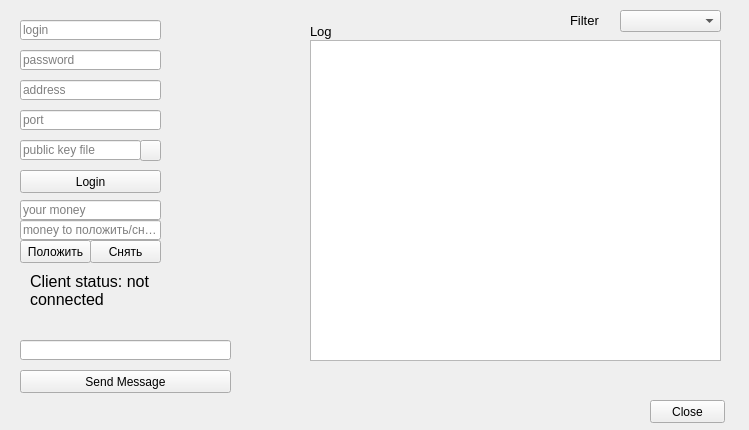
<?xml version="1.0" encoding="UTF-8"?>
<ui version="4.0">
 <class>MainWindow</class>
 <widget class="QMainWindow" name="MainWindow">
  <property name="geometry">
   <rect>
    <x>0</x>
    <y>0</y>
    <width>749</width>
    <height>430</height>
   </rect>
  </property>
  <property name="minimumSize">
   <size>
    <width>749</width>
    <height>430</height>
   </size>
  </property>
  <property name="maximumSize">
   <size>
    <width>749</width>
    <height>430</height>
   </size>
  </property>
  <property name="windowTitle">
   <string>Bank system client application</string>
  </property>
  <property name="windowIcon">
   <iconset resource="icons.qrc">
    <normaloff>:/icons/mainWindow.ico</normaloff>:/icons/mainWindow.ico</iconset>
  </property>
  <widget class="QWidget" name="centralWidget">
   <widget class="QLineEdit" name="eLogin">
    <property name="geometry">
     <rect>
      <x>20</x>
      <y>20</y>
      <width>141</width>
      <height>20</height>
     </rect>
    </property>
    <property name="toolTip">
     <string>enter here your login</string>
    </property>
    <property name="placeholderText">
     <string extracomment="enter here your login">login</string>
    </property>
   </widget>
   <widget class="QLineEdit" name="ePassword">
    <property name="geometry">
     <rect>
      <x>20</x>
      <y>50</y>
      <width>141</width>
      <height>20</height>
     </rect>
    </property>
    <property name="toolTip">
     <string>Enter here your password</string>
    </property>
    <property name="echoMode">
     <enum>QLineEdit::Password</enum>
    </property>
    <property name="placeholderText">
     <string extracomment="Enter here your password">password</string>
    </property>
   </widget>
   <widget class="QLineEdit" name="eAddress">
    <property name="geometry">
     <rect>
      <x>20</x>
      <y>80</y>
      <width>141</width>
      <height>20</height>
     </rect>
    </property>
    <property name="toolTip">
     <string>Enter internet address of server here</string>
    </property>
    <property name="placeholderText">
     <string extracomment="Enter internet address of server here">address</string>
    </property>
   </widget>
   <widget class="QLineEdit" name="ePort">
    <property name="geometry">
     <rect>
      <x>20</x>
      <y>110</y>
      <width>141</width>
      <height>20</height>
     </rect>
    </property>
    <property name="toolTip">
     <string>Enter port of server here</string>
    </property>
    <property name="inputMethodHints">
     <set>Qt::ImhDigitsOnly</set>
    </property>
    <property name="placeholderText">
     <string>port</string>
    </property>
   </widget>
   <widget class="QLineEdit" name="ePubkeyPath">
    <property name="geometry">
     <rect>
      <x>20</x>
      <y>140</y>
      <width>121</width>
      <height>20</height>
     </rect>
    </property>
    <property name="toolTip">
     <string>click button on the right to choose file</string>
    </property>
    <property name="placeholderText">
     <string>public key file</string>
    </property>
   </widget>
   <widget class="QPushButton" name="bOpenPubkeyFile">
    <property name="enabled">
     <bool>true</bool>
    </property>
    <property name="geometry">
     <rect>
      <x>140</x>
      <y>140</y>
      <width>21</width>
      <height>21</height>
     </rect>
    </property>
    <property name="font">
     <font>
      <pointsize>6</pointsize>
     </font>
    </property>
    <property name="text">
     <string notr="true"/>
    </property>
    <property name="icon">
     <iconset resource="icons.qrc">
      <normaloff>:/icons/RSAPublicKeyPath.ico</normaloff>:/icons/RSAPublicKeyPath.ico</iconset>
    </property>
   </widget>
   <widget class="QTextBrowser" name="logBrowser">
    <property name="geometry">
     <rect>
      <x>310</x>
      <y>40</y>
      <width>411</width>
      <height>321</height>
     </rect>
    </property>
   </widget>
   <widget class="QLabel" name="lLog">
    <property name="geometry">
     <rect>
      <x>310</x>
      <y>21</y>
      <width>46</width>
      <height>20</height>
     </rect>
    </property>
    <property name="font">
     <font>
      <pointsize>10</pointsize>
     </font>
    </property>
    <property name="text">
     <string>Log</string>
    </property>
   </widget>
   <widget class="QPushButton" name="bLogin">
    <property name="geometry">
     <rect>
      <x>20</x>
      <y>170</y>
      <width>141</width>
      <height>23</height>
     </rect>
    </property>
    <property name="text">
     <string>Login</string>
    </property>
   </widget>
   <widget class="QPushButton" name="bAdd">
    <property name="geometry">
     <rect>
      <x>20</x>
      <y>240</y>
      <width>71</width>
      <height>23</height>
     </rect>
    </property>
    <property name="text">
     <string>Положить</string>
    </property>
   </widget>
   <widget class="QPushButton" name="bSub">
    <property name="geometry">
     <rect>
      <x>90</x>
      <y>240</y>
      <width>71</width>
      <height>23</height>
     </rect>
    </property>
    <property name="text">
     <string>Снять</string>
    </property>
   </widget>
   <widget class="QLineEdit" name="eAccount">
    <property name="geometry">
     <rect>
      <x>20</x>
      <y>200</y>
      <width>141</width>
      <height>20</height>
     </rect>
    </property>
    <property name="readOnly">
     <bool>true</bool>
    </property>
    <property name="placeholderText">
     <string>your money</string>
    </property>
   </widget>
   <widget class="QLineEdit" name="eMoney">
    <property name="geometry">
     <rect>
      <x>20</x>
      <y>220</y>
      <width>141</width>
      <height>20</height>
     </rect>
    </property>
    <property name="placeholderText">
     <string>money to положить/снять</string>
    </property>
   </widget>
   <widget class="QPushButton" name="pClose">
    <property name="geometry">
     <rect>
      <x>650</x>
      <y>400</y>
      <width>75</width>
      <height>23</height>
     </rect>
    </property>
    <property name="text">
     <string>Close</string>
    </property>
   </widget>
   <widget class="QComboBox" name="cbFilter">
    <property name="geometry">
     <rect>
      <x>620</x>
      <y>10</y>
      <width>101</width>
      <height>22</height>
     </rect>
    </property>
    <property name="currentText">
     <string/>
    </property>
    <property name="currentIndex">
     <number>-1</number>
    </property>
    <property name="insertPolicy">
     <enum>QComboBox::NoInsert</enum>
    </property>
   </widget>
   <widget class="QLabel" name="lFilterLabel">
    <property name="geometry">
     <rect>
      <x>570</x>
      <y>10</y>
      <width>41</width>
      <height>20</height>
     </rect>
    </property>
    <property name="font">
     <font>
      <pointsize>10</pointsize>
     </font>
    </property>
    <property name="text">
     <string>Filter</string>
    </property>
   </widget>
   <widget class="QLabel" name="lClientStatus">
    <property name="geometry">
     <rect>
      <x>30</x>
      <y>270</y>
      <width>131</width>
      <height>41</height>
     </rect>
    </property>
    <property name="font">
     <font>
      <pointsize>12</pointsize>
     </font>
    </property>
    <property name="text">
     <string>Client status: not connected</string>
    </property>
    <property name="wordWrap">
     <bool>true</bool>
    </property>
   </widget>
   <widget class="QLineEdit" name="eSendMessage">
    <property name="geometry">
     <rect>
      <x>20</x>
      <y>340</y>
      <width>211</width>
      <height>20</height>
     </rect>
    </property>
   </widget>
   <widget class="QPushButton" name="bSendMessage">
    <property name="geometry">
     <rect>
      <x>20</x>
      <y>370</y>
      <width>211</width>
      <height>23</height>
     </rect>
    </property>
    <property name="text">
     <string>Send Message</string>
    </property>
   </widget>
  </widget>
 </widget>
 <layoutdefault spacing="6" margin="11"/>
 <resources>
  <include location="icons.qrc"/>
 </resources>
 <connections/>
</ui>
